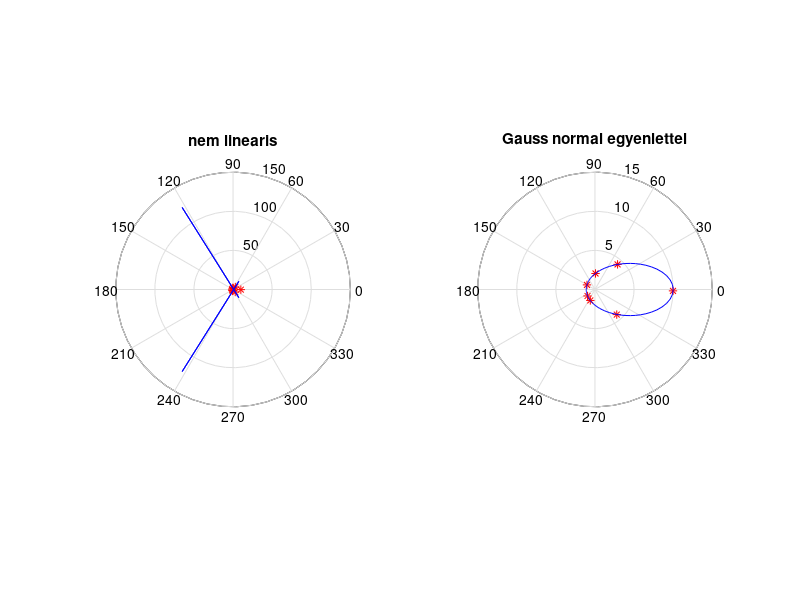

This figure's MATLAB source:
% 9. feladat
clear;
clf;
close all;


fid=[48 88 150 221 247 311 359]';
fid=deg2rad(fid);
rd=[4.32 2.05 1.18 1.26 1.52 4.25 9.98]';


F=@(v,fi) v(1) ./ (1-v(2)*cos(fi));

par=lsqcurvefit(F, [1,1]', fid, rd)

% G=@(v) F(v,fid)-rd;
% par2=lsqnonlin(G,[1,1]')

f=@(fi) F(par,fi) ; % specializalas


subplot(1,2,1);
polar(fid,rd,'r*');
hold on;
fi=linspace(0,2*pi);
polar(fi,f(fi),'b');
title('nem linearis');
hold off;


% vagy Gauss normal egyenlettel vagy polyfit-tel
A=[ones(size(fid)), cos(fid)];
par3=(A'*A)\(A'*(1./rd));
f=@(fi) 1./(par3(1)+par3(2)*cos(fi));

subplot(1,2,2);
polar(fid,rd,'r*');
hold on;
fi=linspace(0,2*pi);
polar(fi,f(fi),'b');
title('Gauss normal egyenlettel');
hold off;
